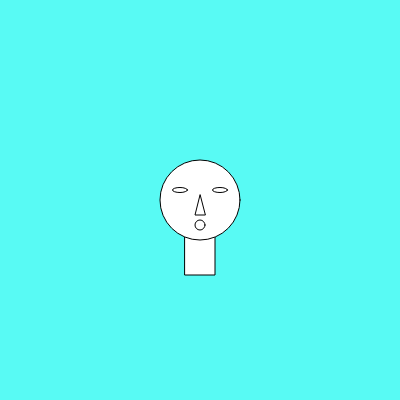
Frame 1 (no input)
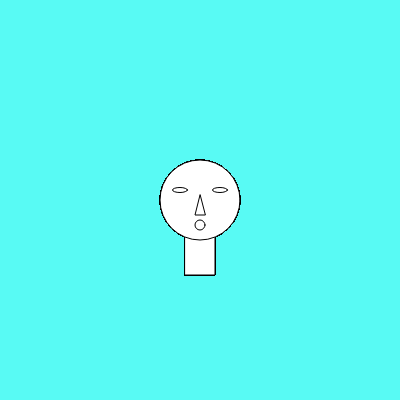
Frame 60 (no input)
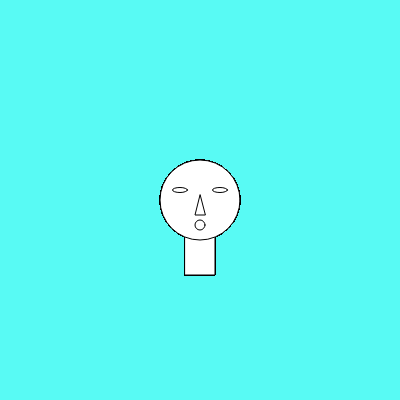
Frame 120 (the mouse pressed at the canvas centre since frame 60)

The p5.js sketch that drew these frames (run headless with seeded random() and noise() and a simulated clock; from frame 60 on, the mouse is pressed at the canvas centre):

// p5.js sketch
// ── sketch.js
function setup() {
  // put setup code here
  createCanvas(400,400);
  background("#58FAF4");

}

function draw() {
  // put drawing code here  
  rect(185,200,30,75);
  ellipse(200,200,80,80);
  ellipse(220,190,15,5);
  ellipse(180,190,15,5);
  triangle(200,195,195,215,205,215);
  ellipse(200,225,10,10);

}
